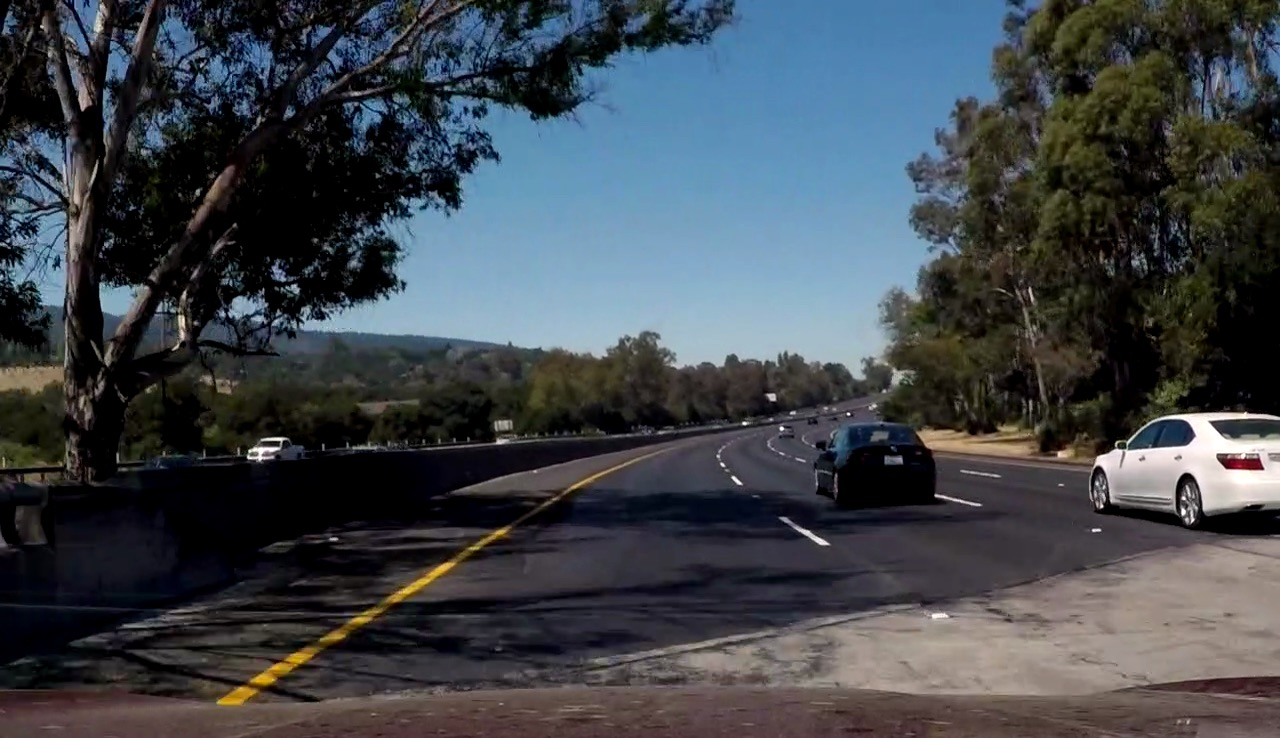
#> input picture test_images/test7.jpg, 1280 x 738 px
$ python -i sobel.py   (imports and definitions only)   (older library calls are emulated)
#> lines starting #> are read from the running program, lines starting #| are printed output that depends on the picture
import numpy as np
import cv2

def grayscale(image):
    if len(image.shape) == 3:
        return cv2.cvtColor(image, cv2.COLOR_RGB2GRAY)
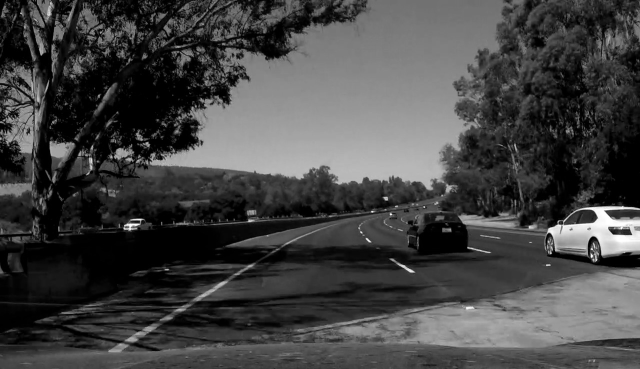
#> returned value: shape (738, 1280) (shown at 1/2 size); min 0, max 255, mean 67.9
    return image

def sobel(image, axis='x', directional=False, threshold=(20, 100), kernel=3):
    gray = grayscale(image)
    s = None
    if not directional:
        if axis == 'x':
            s = cv2.Sobel(gray, cv2.CV_64F, 1, 0, ksize=kernel)
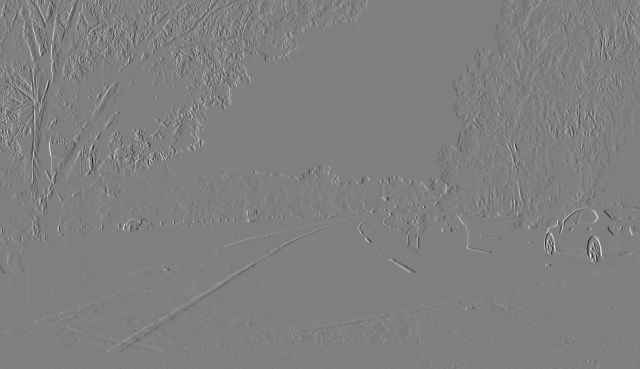
#> s: shape (738, 1280) float64 (shown at 1/2 size); min -829, max 823, mean 0.2; drawn with min black and max white
        elif axis == 'y':
            s = cv2.Sobel(gray, cv2.CV_64F, 0, 1, ksize=kernel)
        elif axis == 'xy':
            sx = cv2.Sobel(gray, cv2.CV_64F, 1, 0, ksize=kernel)
            sy = cv2.Sobel(gray, cv2.CV_64F, 0, 1, ksize=kernel)
            s = np.sqrt(sx**2 + sy**2)
        else:
            raise 'Invalid value "{}" for axis'.format(axis)
        s = np.absolute(s)
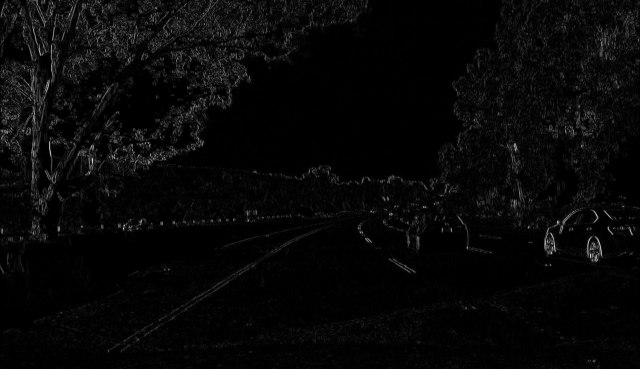
#> s: shape (738, 1280) float64 (shown at 1/2 size); min 0, max 829, mean 25.7; drawn with min black and max white
        s = np.uint8(255 * s / np.max(s))
    else:
        sx = cv2.Sobel(gray, cv2.CV_64F, 1, 0, ksize=kernel)
        sy = cv2.Sobel(gray, cv2.CV_64F, 0, 1, ksize=kernel)
        s = np.arctan2(np.absolute(sy), np.absolute(sx))

    binary = np.zeros_like(gray)
    binary[(s >= threshold[0]) & (s <= threshold[1])] = 1
    return binary


# [7 lines left out: function my_sobel, not called in this run]

>>> import cv2
>>> picture = cv2.cvtColor(cv2.imread('../test_images/test7.jpg'), cv2.COLOR_BGR2RGB)
>>> result = sobel(picture)
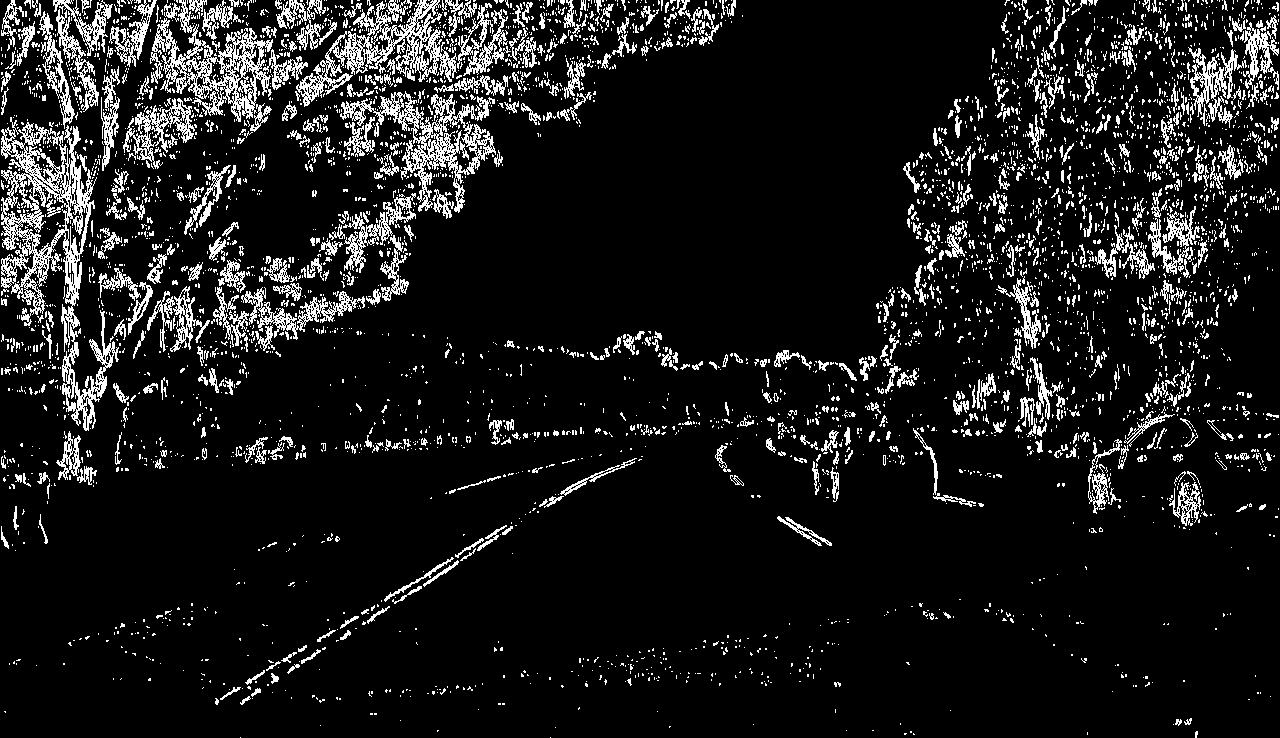
#> result: shape (738, 1280); values 0 (black) and 1 (white), 10.5% white in thin lines or dots

$ run again, on test_images/z_challenge_1.jpg
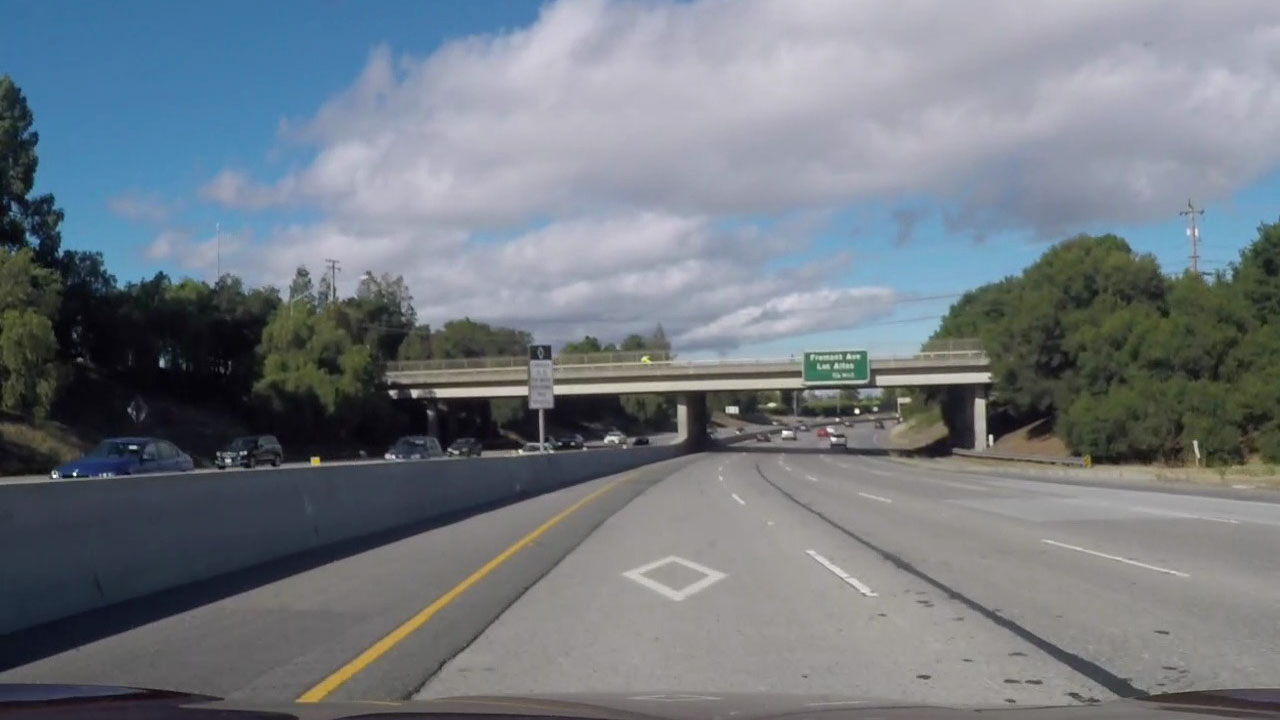
#> input picture test_images/z_challenge_1.jpg, 1280 x 720 px
#> in sobel, `s = cv2.Sobel(gray, cv2.CV_64F, 1, 0, ksize=kernel)`:
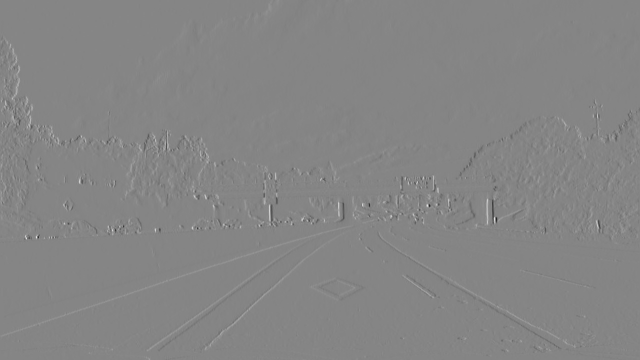
#> s: shape (720, 1280) float64 (shown at 1/2 size); min -716, max 655, mean 0.4; drawn with min black and max white
#> `result = sobel(picture)`:
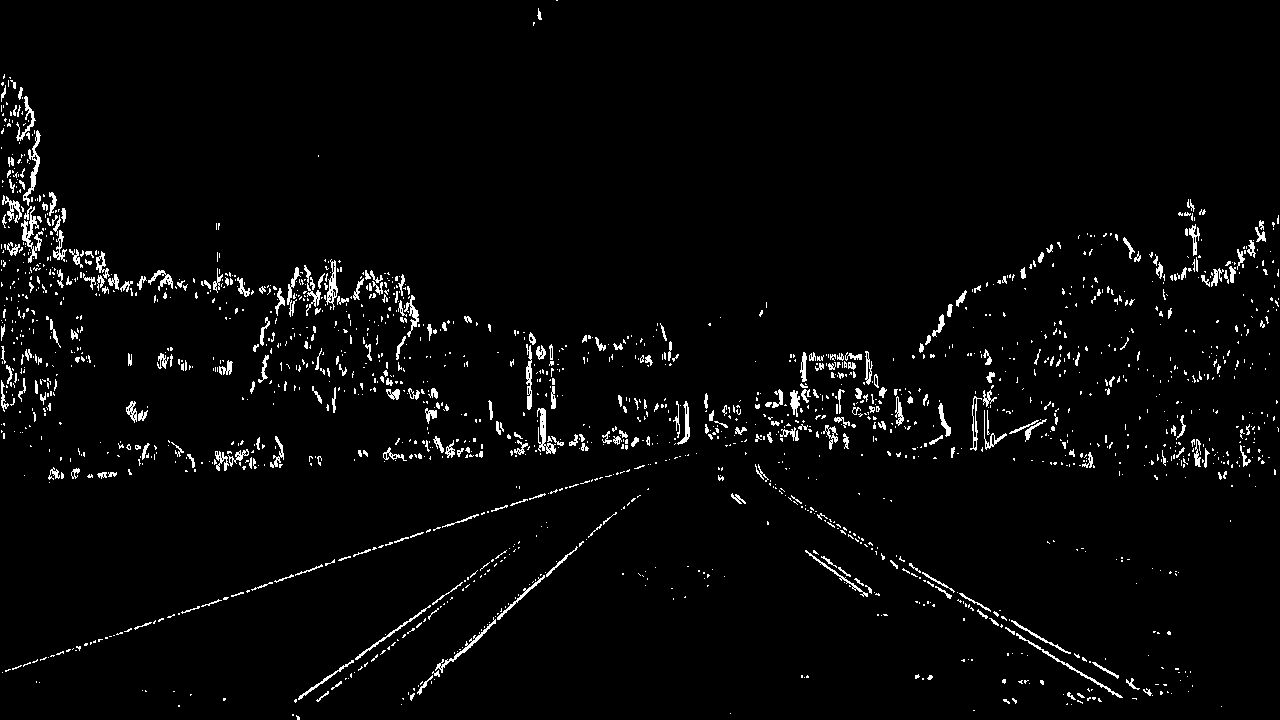
#> result: shape (720, 1280); values 0 (black) and 1 (white), 3% white in thin lines or dots

$ run again, on test_images/z_challenge_2.jpg
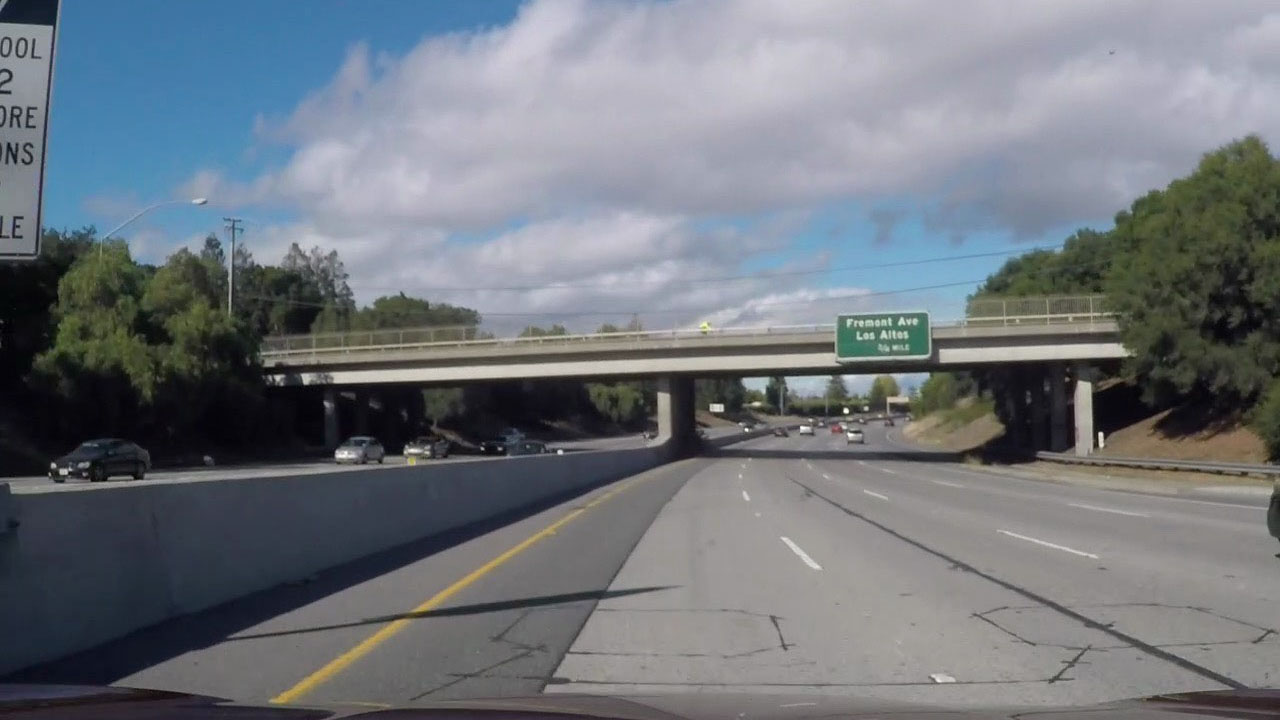
#> input picture test_images/z_challenge_2.jpg, 1280 x 720 px
#> in sobel, `s = cv2.Sobel(gray, cv2.CV_64F, 1, 0, ksize=kernel)`:
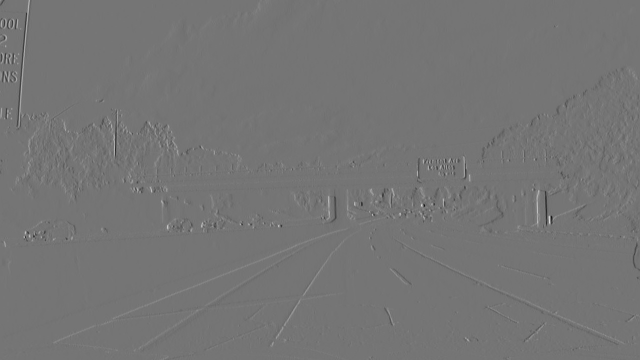
#> s: shape (720, 1280) float64 (shown at 1/2 size); min -659, max 776, mean 0.3; drawn with min black and max white
#> `result = sobel(picture)`:
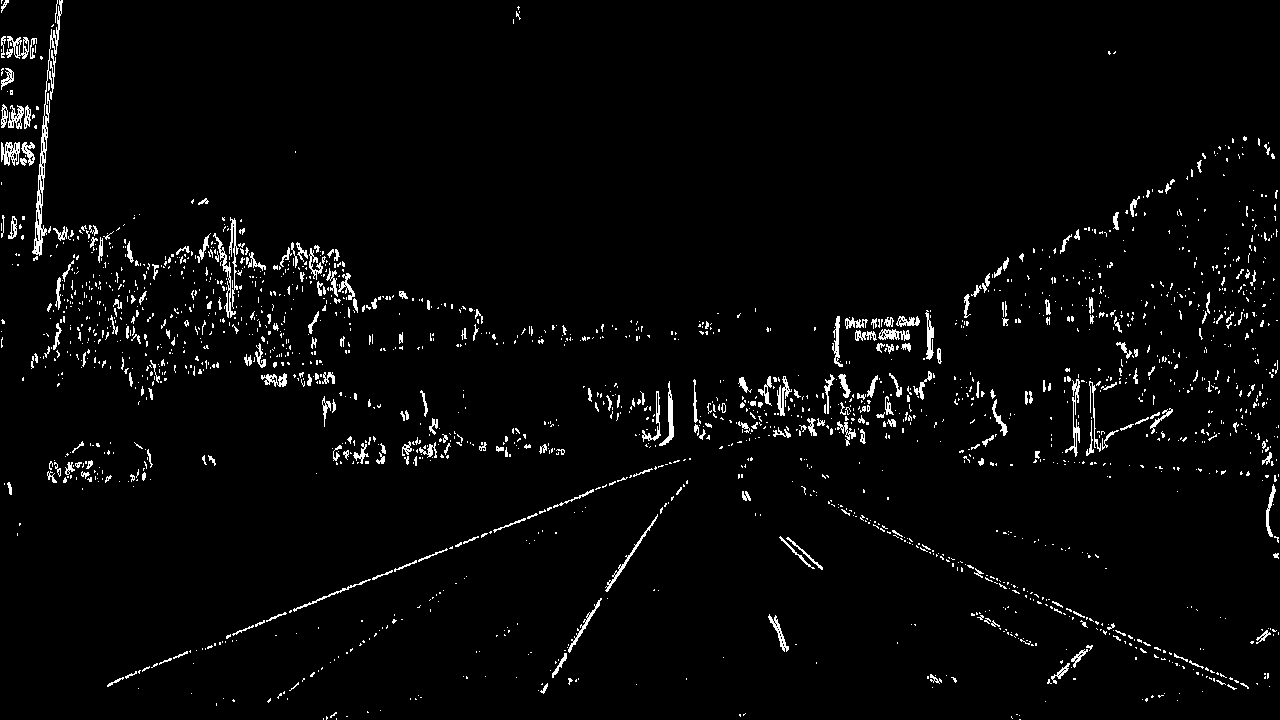
#> result: shape (720, 1280); values 0 (black) and 1 (white), 2.9% white in thin lines or dots
